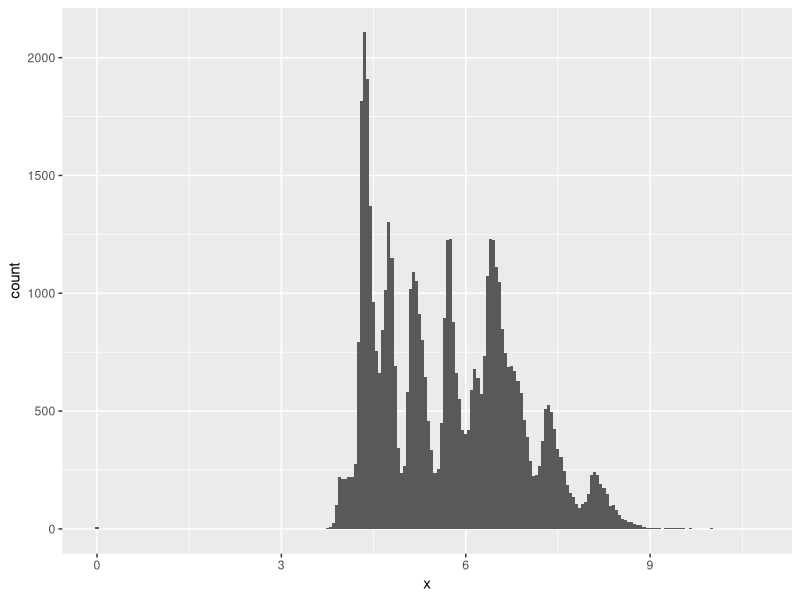
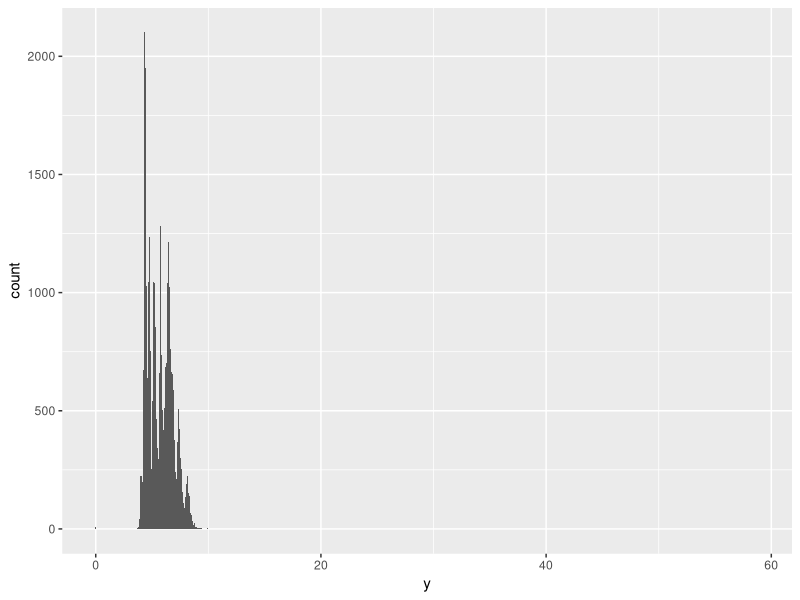
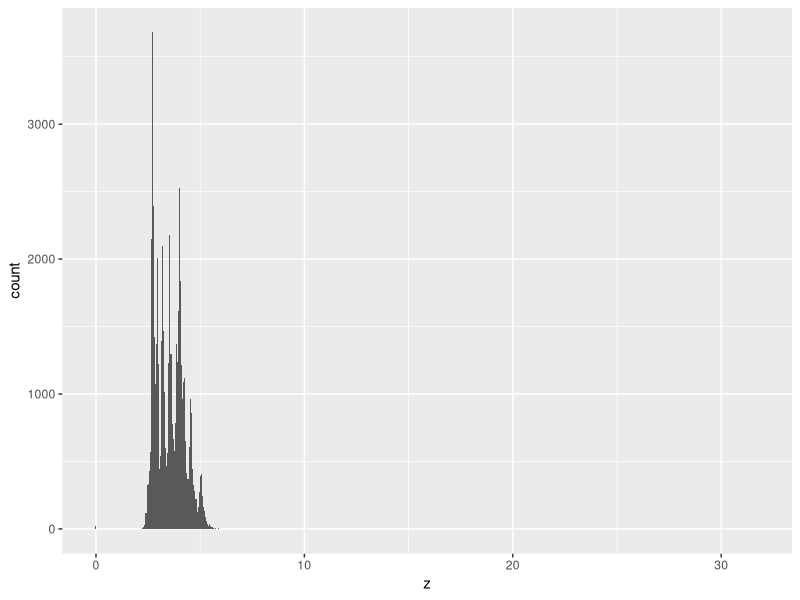

Write R code to recreate these figures, in order.
## ---- chunk 1
knitr::opts_chunk$set(echo = TRUE)
## ---- chunk 2
library(tidyverse)
## ---- chunk 3
summary(select(diamonds,x,y,z))
ggplot(diamonds)+
  geom_histogram(mapping=aes(x=x),binwidth=0.05)
ggplot(diamonds)+
  geom_histogram(mapping=aes(x=y),binwidth=0.05)
ggplot(diamonds)+
  geom_histogram(mapping=aes(x=z),binwidth=0.05)
## ---- chunk 4
diamonds %>%
  filter(carat>=0.99,carat<=1) %>%
  count(carat)
## ---- chunk 5
#
## ---- chunk 6
#
## ---- chunk 7
#
## ---- chunk 8
#
## ---- chunk 9
#
## ---- chunk 10
#
## ---- chunk 11
#
